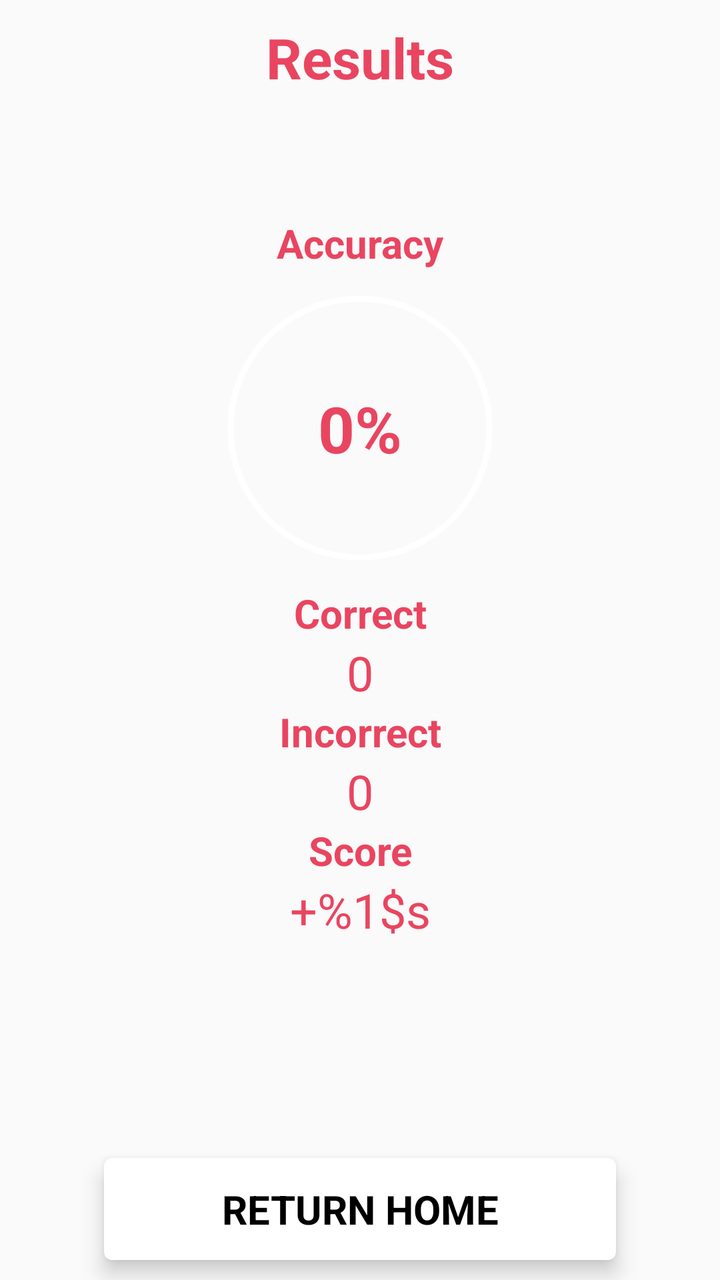
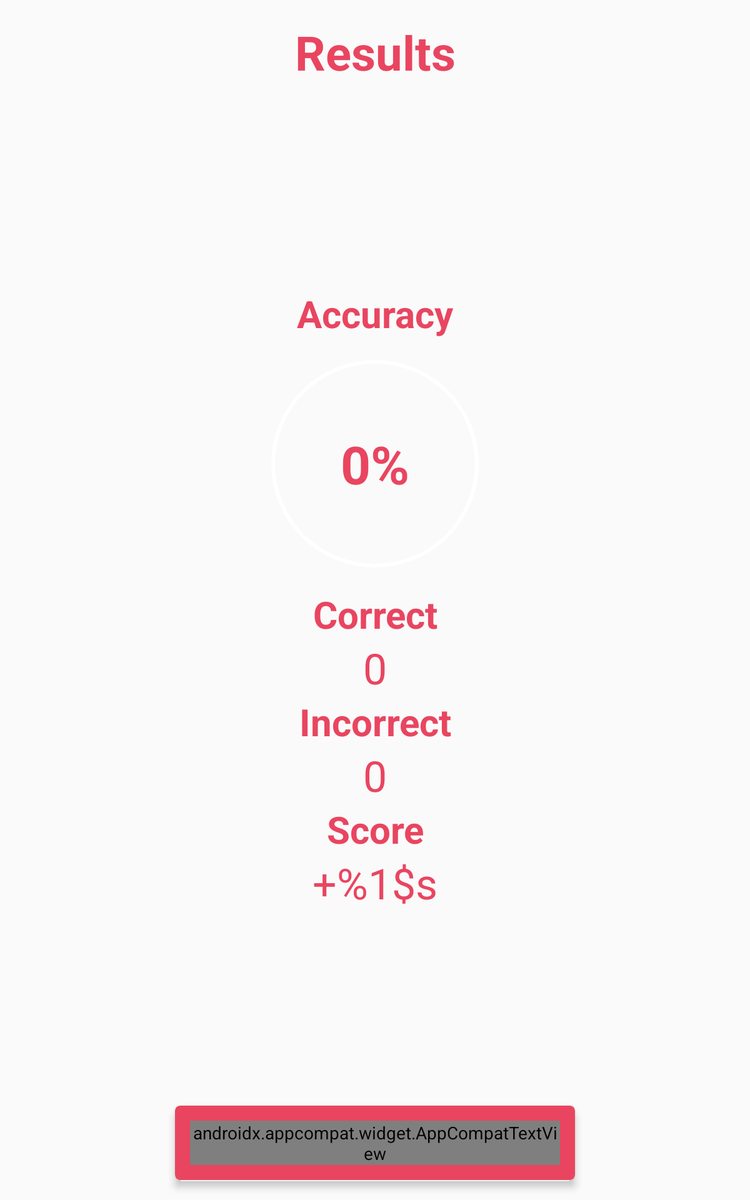

Compare how this app lays out the same screen by default and in its alternative resource folder. The renders come first, then the two layout files and the values they reference.
<!-- AndroidManifest.xml: application theme AppTheme -->
<!-- res/layout/fragment_quiz_end.xml -->
<androidx.constraintlayout.widget.ConstraintLayout xmlns:android="http://schemas.android.com/apk/res/android"
    xmlns:app="http://schemas.android.com/apk/res-auto"

    android:id="@+id/layout"
    android:layout_width="match_parent"
    android:layout_height="match_parent">

    <TextView
        android:layout_width="match_parent"
        android:layout_height="wrap_content"
        android:layout_marginTop="10dp"
        app:layout_constraintTop_toTopOf="parent"
        android:gravity="center"
        android:text="@string/results"
        android:textColor="@color/colorAccent"
        android:textStyle="bold"
        android:textSize="28sp" />

    <LinearLayout
        android:layout_width="wrap_content"
        android:layout_height="wrap_content"
        android:gravity="center"
        android:orientation="vertical"
        app:layout_constraintTop_toTopOf="parent"
        app:layout_constraintBottom_toTopOf="@+id/returnHomeBtn"
        app:layout_constraintStart_toStartOf="parent"
        app:layout_constraintEnd_toEndOf="parent">

        <TextView
            android:layout_width="match_parent"
            android:layout_height="wrap_content"
            android:gravity="center"
            android:text="@string/accuracyTitle"
            android:textColor="@color/colorAccent"
            android:textStyle="bold"
            android:textSize="20sp" />

        <androidx.constraintlayout.widget.ConstraintLayout
            android:layout_width="wrap_content"
            android:layout_height="wrap_content">

            <ProgressBar
                android:id="@+id/accuracyCircleView"
                style="?android:attr/progressBarStyleHorizontal"
                android:layout_width="158dp"
                android:minWidth="158dp"
                android:maxWidth="158dp"
                android:layout_height="158dp"
                android:minHeight="158dp"
                android:maxHeight="158dp"
                app:layout_constraintTop_toTopOf="parent"
                app:layout_constraintBottom_toBottomOf="parent"
                app:layout_constraintStart_toStartOf="parent"
                app:layout_constraintEnd_toEndOf="parent"
                android:max="10"
                android:progress="0"
                android:background="@drawable/accuracy_bg"
                android:progressDrawable="@drawable/accuracy_progress" />

            <TextView
                android:id="@+id/accuracyView"
                android:layout_width="wrap_content"
                android:layout_height="wrap_content"
                app:layout_constraintTop_toTopOf="parent"
                app:layout_constraintBottom_toBottomOf="parent"
                app:layout_constraintStart_toStartOf="parent"
                app:layout_constraintEnd_toEndOf="parent"
                android:gravity="center"
                android:text="@string/accuracy"
                android:textColor="@color/colorAccent"
                android:textStyle="bold"
                android:textSize="32sp" />

        </androidx.constraintlayout.widget.ConstraintLayout>

        <TextView
            android:layout_width="match_parent"
            android:layout_height="wrap_content"
            android:gravity="center"
            android:text="@string/correctTitle"
            android:textColor="@color/colorAccent"
            android:textStyle="bold"
            android:textSize="20sp" />

        <TextView
            android:id="@+id/correctView"
            android:layout_width="match_parent"
            android:layout_height="wrap_content"
            android:gravity="center"
            android:text="@string/correct"
            android:textColor="@color/colorAccent"
            android:textStyle="normal"
            android:textSize="24sp" />

        <TextView
            android:layout_width="match_parent"
            android:layout_height="wrap_content"
            android:gravity="center"
            android:text="@string/incorrectTitle"
            android:textColor="@color/colorAccent"
            android:textStyle="bold"
            android:textSize="20sp" />

        <TextView
            android:id="@+id/incorrectView"
            android:layout_width="match_parent"
            android:layout_height="wrap_content"
            android:gravity="center"
            android:text="@string/incorrect"
            android:textColor="@color/colorAccent"
            android:textStyle="normal"
            android:textSize="24sp" />

        <TextView
            android:layout_width="match_parent"
            android:layout_height="wrap_content"
            android:gravity="center"
            android:text="@string/scoreTitle"
            android:textColor="@color/colorAccent"
            android:textStyle="bold"
            android:textSize="20sp" />

        <TextView
            android:id="@+id/scoreView"
            android:layout_width="match_parent"
            android:layout_height="wrap_content"
            android:gravity="center"
            android:text="@string/score"
            android:textColor="@color/colorAccent"
            android:textStyle="normal"
            android:textSize="24sp" />

    </LinearLayout>

    <androidx.cardview.widget.CardView
        android:id="@+id/returnHomeBtn"
        android:layout_width="256dp"
        android:minWidth="256dp"
        android:maxWidth="256dp"
        android:layout_height="wrap_content"
        android:layout_marginBottom="10dp"
        app:layout_constraintBottom_toBottomOf="parent"
        app:layout_constraintStart_toStartOf="parent"
        app:layout_constraintEnd_toEndOf="parent"
        app:cardBackgroundColor="@color/returnHome"
        app:cardCornerRadius="4dp"
        app:cardElevation="6dp"
        app:contentPadding="12dp">

        <androidx.appcompat.widget.AppCompatTextView
            android:layout_width="match_parent"
            android:layout_height="match_parent"
            android:gravity="center"
            android:maxLines="1"
            android:ellipsize="end"
            android:textStyle="bold"
            android:text="@string/returnHome"
            android:textAllCaps="true"
            android:textColor="@color/textDark"
            android:textSize="20sp" />

    </androidx.cardview.widget.CardView>

</androidx.constraintlayout.widget.ConstraintLayout>
<!-- resources referenced by this layout -->
<resources>
  <color name="colorAccent">#e94560</color>
  <color name="returnHome">#ffffff</color>
  <color name="textDark">#000000</color>
  <!-- drawable accuracy_bg (drawable) -->
  <shape
      xmlns:android="http://schemas.android.com/apk/res/android"
      android:shape="ring"
      android:innerRadiusRatio="2.5"
      android:thickness="3dp"
      android:useLevel="false">
  
      <solid android:color="@color/text" />
  
  </shape>
  <!-- drawable accuracy_progress (drawable) -->
  <rotate xmlns:android="http://schemas.android.com/apk/res/android"
      android:fromDegrees="270"
      android:toDegrees="270">
  
      <shape
          android:innerRadiusRatio="2.5"
          android:shape="ring"
          android:thickness="3dp"
          android:useLevel="true">
  
          <gradient
              android:angle="0"
              android:endColor="@color/colorAccent"
              android:startColor="@color/colorAccent"
              android:type="sweep"
              android:useLevel="false" />
      </shape>
  </rotate>
  <string name="accuracy">0%</string>
  <string name="accuracyTitle">Accuracy</string>
  <string name="correct">0</string>
  <string name="correctTitle">Correct</string>
  <string name="incorrect">0</string>
  <string name="incorrectTitle">Incorrect</string>
  <string name="results">Results</string>
  <string name="returnHome">Return home</string>
  <string name="score">+%1$s</string>
  <string name="scoreTitle">Score</string>
  <style name="AppTheme" parent="@style/Theme.AppCompat.DayNight.NoActionBar">
          <item name="colorPrimary">@color/colorPrimary</item>
          <item name="colorPrimaryDark">@color/colorPrimaryDark</item>
          <item name="colorAccent">@color/colorAccent</item>
  
          <item name="android:statusBarColor">@color/background</item>
          <item name="android:navigationBarColor">@color/colorAccent</item>
  
          <item name="android:windowNoTitle">true</item>
          <item name="android:windowActionBar">false</item>
          <item name="android:windowFullscreen">true</item>
          <item name="android:windowContentOverlay">@null</item>
      </style>
  <color name="text">#ffffff</color>
  <color name="colorPrimary">#16213e</color>
  <color name="colorPrimaryDark">#111a31</color>
  <color name="background">#16213e</color>
</resources>
<!-- res/layout-large/fragment_quiz_end.xml (the author's variant of the layout above) -->
<!-- drawn on a 7-inch tablet held upright -->
<androidx.constraintlayout.widget.ConstraintLayout xmlns:android="http://schemas.android.com/apk/res/android"
    xmlns:app="http://schemas.android.com/apk/res-auto"

    android:id="@+id/layout"
    android:layout_width="match_parent"
    android:layout_height="match_parent">

    <TextView
        android:id="@+id/titleView"
        android:layout_width="match_parent"
        android:layout_height="wrap_content"
        android:layout_marginTop="16dp"
        app:layout_constraintTop_toTopOf="parent"
        android:gravity="center"
        android:text="@string/results"
        android:textColor="@color/colorAccent"
        android:textStyle="bold"
        android:textSize="38sp" />

    <LinearLayout
        android:layout_width="match_parent"
        android:layout_height="match_parent"
        android:gravity="center"
        android:orientation="vertical"
        app:layout_constraintTop_toBottomOf="@+id/titleView"
        app:layout_constraintBottom_toTopOf="@+id/returnHomeBtn"
        app:layout_constraintStart_toStartOf="parent"
        app:layout_constraintEnd_toEndOf="parent">

        <TextView
            android:layout_width="match_parent"
            android:layout_height="wrap_content"
            android:gravity="center"
            android:text="@string/accuracyTitle"
            android:textColor="@color/colorAccent"
            android:textStyle="bold"
            android:textSize="30sp" />

        <androidx.constraintlayout.widget.ConstraintLayout
            android:layout_width="wrap_content"
            android:layout_height="wrap_content">

            <ProgressBar
                android:id="@+id/accuracyCircleView"
                style="?android:attr/progressBarStyleHorizontal"
                android:layout_width="200dp"
                android:minWidth="200dp"
                android:maxWidth="200dp"
                android:layout_height="200dp"
                android:minHeight="200dp"
                android:maxHeight="200dp"
                app:layout_constraintTop_toTopOf="parent"
                app:layout_constraintBottom_toBottomOf="parent"
                app:layout_constraintStart_toStartOf="parent"
                app:layout_constraintEnd_toEndOf="parent"
                android:max="10"
                android:progress="0"
                android:background="@drawable/accuracy_bg"
                android:progressDrawable="@drawable/accuracy_progress" />

            <TextView
                android:id="@+id/accuracyView"
                android:layout_width="wrap_content"
                android:layout_height="wrap_content"
                app:layout_constraintTop_toTopOf="parent"
                app:layout_constraintBottom_toBottomOf="parent"
                app:layout_constraintStart_toStartOf="parent"
                app:layout_constraintEnd_toEndOf="parent"
                android:gravity="center"
                android:text="@string/accuracy"
                android:textColor="@color/colorAccent"
                android:textStyle="bold"
                android:textSize="42sp" />

        </androidx.constraintlayout.widget.ConstraintLayout>

        <TextView
            android:layout_width="match_parent"
            android:layout_height="wrap_content"
            android:gravity="center"
            android:text="@string/correctTitle"
            android:textColor="@color/colorAccent"
            android:textStyle="bold"
            android:textSize="30sp" />

        <TextView
            android:id="@+id/correctView"
            android:layout_width="match_parent"
            android:layout_height="wrap_content"
            android:gravity="center"
            android:text="@string/correct"
            android:textColor="@color/colorAccent"
            android:textStyle="normal"
            android:textSize="34sp" />

        <TextView
            android:layout_width="match_parent"
            android:layout_height="wrap_content"
            android:gravity="center"
            android:text="@string/incorrectTitle"
            android:textColor="@color/colorAccent"
            android:textStyle="bold"
            android:textSize="30sp" />

        <TextView
            android:id="@+id/incorrectView"
            android:layout_width="match_parent"
            android:layout_height="wrap_content"
            android:gravity="center"
            android:text="@string/incorrect"
            android:textColor="@color/colorAccent"
            android:textStyle="normal"
            android:textSize="34sp" />

        <TextView
            android:layout_width="match_parent"
            android:layout_height="wrap_content"
            android:gravity="center"
            android:text="@string/scoreTitle"
            android:textColor="@color/colorAccent"
            android:textStyle="bold"
            android:textSize="30sp" />

        <TextView
            android:id="@+id/scoreView"
            android:layout_width="match_parent"
            android:layout_height="wrap_content"
            android:gravity="center"
            android:text="@string/score"
            android:textColor="@color/colorAccent"
            android:textStyle="normal"
            android:textSize="34sp" />

    </LinearLayout>

    <androidx.cardview.widget.CardView
        android:id="@+id/returnHomeBtn"
        android:layout_width="320dp"
        android:minWidth="320dp"
        android:maxWidth="320dp"
        android:layout_height="wrap_content"
        android:layout_marginBottom="16dp"
        app:layout_constraintBottom_toBottomOf="parent"
        app:layout_constraintStart_toStartOf="parent"
        app:layout_constraintEnd_toEndOf="parent"
        app:cardBackgroundColor="@color/colorAccent"
        app:cardCornerRadius="4dp"
        app:cardElevation="4dp"
        app:contentPadding="12dp">

        <androidx.appcompat.widget.AppCompatTextView
            android:layout_width="match_parent"
            android:layout_height="match_parent"
            android:gravity="center"
            android:maxLines="1"
            android:ellipsize="end"
            android:textStyle="bold"
            android:text="@string/returnHome"
            android:textAllCaps="true"
            android:textColor="@color/textOnDark"
            android:textSize="30sp" />

    </androidx.cardview.widget.CardView>

</androidx.constraintlayout.widget.ConstraintLayout>
<!-- resources referenced by the variant -->
<!-- as a 7-inch tablet held upright resolves them -->
<resources>
  <color name="colorAccent">#e94560</color>
  <color name="textOnDark">#FFFFFF</color>
  <!-- drawable accuracy_bg (drawable) -->
  <shape
      xmlns:android="http://schemas.android.com/apk/res/android"
      android:shape="ring"
      android:innerRadiusRatio="2.5"
      android:thickness="3dp"
      android:useLevel="false">
  
      <solid android:color="@color/text" />
  
  </shape>
  <!-- drawable accuracy_progress (drawable) -->
  <rotate xmlns:android="http://schemas.android.com/apk/res/android"
      android:fromDegrees="270"
      android:toDegrees="270">
  
      <shape
          android:innerRadiusRatio="2.5"
          android:shape="ring"
          android:thickness="3dp"
          android:useLevel="true">
  
          <gradient
              android:angle="0"
              android:endColor="@color/colorAccent"
              android:startColor="@color/colorAccent"
              android:type="sweep"
              android:useLevel="false" />
      </shape>
  </rotate>
  <string name="accuracy">0%</string>
  <string name="accuracyTitle">Accuracy</string>
  <string name="correct">0</string>
  <string name="correctTitle">Correct</string>
  <string name="incorrect">0</string>
  <string name="incorrectTitle">Incorrect</string>
  <string name="results">Results</string>
  <string name="returnHome">Return home</string>
  <string name="score">+%1$s</string>
  <string name="scoreTitle">Score</string>
  <style name="AppTheme" parent="@style/Theme.AppCompat.DayNight.NoActionBar">
          <item name="colorPrimary">@color/colorPrimary</item>
          <item name="colorPrimaryDark">@color/colorPrimaryDark</item>
          <item name="colorAccent">@color/colorAccent</item>
  
          <item name="android:statusBarColor">@color/background</item>
          <item name="android:navigationBarColor">@color/colorAccent</item>
  
          <item name="android:windowNoTitle">true</item>
          <item name="android:windowActionBar">false</item>
          <item name="android:windowFullscreen">true</item>
          <item name="android:windowContentOverlay">@null</item>
      </style>
  <color name="text">#ffffff</color>
  <color name="colorPrimary">#16213e</color>
  <color name="colorPrimaryDark">#111a31</color>
  <color name="background">#16213e</color>
</resources>
